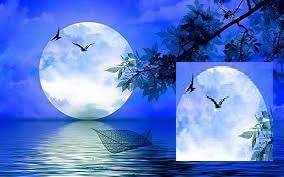
%> input picture AM16.jpg, 284 x 177 px
$ octave CropEdgeD.m   (GNU Octave 9; MATLAB toolbox functions it lacks are replaced by stand-ins)
%> lines starting %> are read from the running program, lines starting %| are printed output that depends on the picture; in (x1, y1, x2, y2) boxes, pixels count from 0 and x2, y2 are one past the last pixel; in counts of white or black regions, pixels touching at a corner belong together; the program's own positions count from 1
clc;    % Clear the command window.
close all;  % Close all figures (except those of imtool.)
clear;  % Erase all existing variables. Or clearvars if you want.
workspace;  % Make sure the workspace panel is showing.
format long g;
format compact;
% fontSize = 20;

% Check that user has the Image Processing Toolbox installed.
hasIPT = license('test', 'image_toolbox');
if ~hasIPT
	% User does not have the toolbox installed.
	message = sprintf('Sorry, but you do not seem to have the Image Processing Toolbox.\nDo you want to try to continue anyway?');
	reply = questdlg(message, 'Toolbox missing', 'Yes', 'No', 'Yes');
%> the answer given: Yes
	if strcmpi(reply, 'No')
		% User said No, so exit.
		return;
	end
end

%===============================================================================
% Read in a gray scale demo image.
folder = 'C:\Sonali Matlab\Matlab\MorphP';
baseFileName = 'AM16.jpg';
% Get the full filename, with path prepended.
fullFileName = fullfile(folder, baseFileName);
% Check if file exists.
if ~exist(fullFileName, 'file')
	% File doesn't exist -- didn't find it there.  Check the search path for it.
	fullFileNameOnSearchPath = baseFileName; % No path this time.
	if ~exist(fullFileNameOnSearchPath, 'file')
		% Still didn't find it.  Alert user.
		errorMessage = sprintf('Error: %s does not exist in the search path folders.', fullFileName);
		uiwait(warndlg(errorMessage));
		return;
	end
end
grayImage = imread(fullFileName);
%> grayImage is the input picture: size 177x284x3 uint8; mean R, G, B 92.3, 125.1, 205.9
% Get the dimensions of the image.
% numberOfColorBands should be = 1.
[rows, columns, numberOfColorBands] = size(grayImage);
%> rows = 177; columns = 284; numberOfColorBands = 3
if numberOfColorBands > 1
	% It's not really gray scale like we expected - it's color.
	% Convert it to gray scale by taking only the green channel.
	grayImage = grayImage(:, :, 2); % Take green channel.
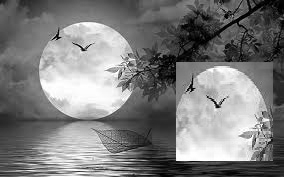
%> grayImage: size 177x284 uint8; min 0, max 255, mean 125.1
end
% Crop off wide white border
% grayImage = grayImage(31:630, 83:432);
% Update dimensions.
[rows, columns, numberOfColorBands] = size(grayImage);
%> numberOfColorBands = 1
% Display the original gray scale image.
subplot(3, 3, 1);
imshow(grayImage, []);
axis on;
title('Original Grayscale Image');
% Enlarge figure to full screen.
set(gcf, 'Units', 'Normalized', 'OuterPosition', [0 0 1 1]);
% Give a name to the title bar.
set(gcf, 'Name', 'Demo by ImageAnalyst', 'NumberTitle', 'Off')

% Let's compute and display the histogram.
[pixelCount, grayLevels] = imhist(grayImage);
%> pixelCount = 256 values, max 420 at index 94, min 44 at index 144, mean 196.4; grayLevels = 256 values from 0 to 255
subplot(3, 3, 2);
bar(grayLevels, pixelCount);
grid on;
title('Histogram of original image');
xlim([0 grayLevels(end)]); % Scale x axis manually.

% Let's get the vertical profile
sides = [grayImage(:, 1:70), grayImage(:, 300:end)];
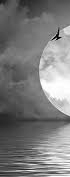
%> sides: size 177x70 uint8; min 0, max 255, mean 123.9
verticalProfile = mean(sides, 2);
%> verticalProfile = 177 values, max 175.2 at index 171, min 58.9 at index 121, mean 123.9
% Let's smooth it with a Saviztky-Golay filter (optional)
verticalProfile = sgolayfilt(verticalProfile, 2, 45);
%> verticalProfile = 177 values, max 161.7 at index 84, min 63.37 at index 1, mean 123.9
subplot(3, 3, 3);
plot(verticalProfile, 'b-', 'LineWidth', 2);
grid on;
title('Vertical Profile of Background');

% Make a background image that we can divide by.
backgroundImage = repmat(verticalProfile, [1, columns]);
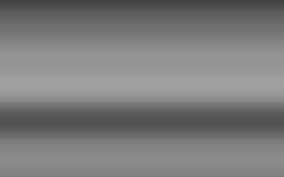
%> backgroundImage: size 177x284 double; min 63.37, max 161.7, mean 123.9
subplot(3, 3, 4);
imshow(backgroundImage, []);
axis on;
title('Background Image');

% divide the image by the profile
flattenedImage = uint8(255 * double(grayImage) ./ backgroundImage);
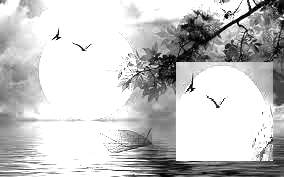
%> flattenedImage: size 177x284 uint8; min 0, max 255, mean 198.7
subplot(3, 3, 5);
imshow(flattenedImage, []);
axis on;
title('Background Corrected Image');

% Let's compute and display the histogram of the background corrected image.
[pixelCountBG, grayLevelsBG] = imhist(flattenedImage);
%> pixelCountBG = 256 values, max 23636 at index 256, min 0 at index 2, mean 196.4; grayLevelsBG = 256 values from 0 to 255
% Suppress last bin which is a huge spike at 255, just so we can see the shape.
pixelCountBG(end) = 0;
subplot(3, 3, 6);
bar(grayLevelsBG, pixelCountBG);
grid on;
title('Histogram of Background Corrected Image');
xlim([0 grayLevelsBG(end)]); % Scale x axis manually.

% Now let's threshold the image at 175.
binaryImage = flattenedImage < 125;
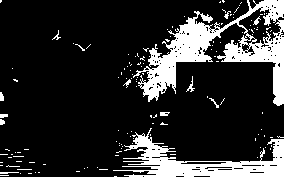
%> binaryImage: size 177x284 logical; 17.4% white; 141 white regions (128 under 20 px), largest, box (x1, y1, x2, y2) and area: (133, 0, 284, 106) 5052, (113, 128, 284, 177) 2992, (186, 76, 195, 92) 40
subplot(3, 3, 7);
imshow(binaryImage, []);
axis on;
title('Binary Image');

% For fun, mask the image
backgroundImage = grayImage;
backgroundImage(binaryImage) = 0;
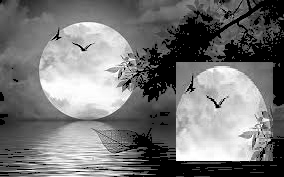
%> backgroundImage: size 177x284 uint8; 17.07% of pixels changed, all inside (x1, y1, x2, y2) = (0, 0, 284, 177)
subplot(3, 3, 8);
imshow(backgroundImage, []);
axis on;
title('Background Image');
mouseImage = grayImage;
mouseImage(~binaryImage) = 0;
subplot(3, 3, 9);
imshow(mouseImage, []);
axis on;
title(' Image');
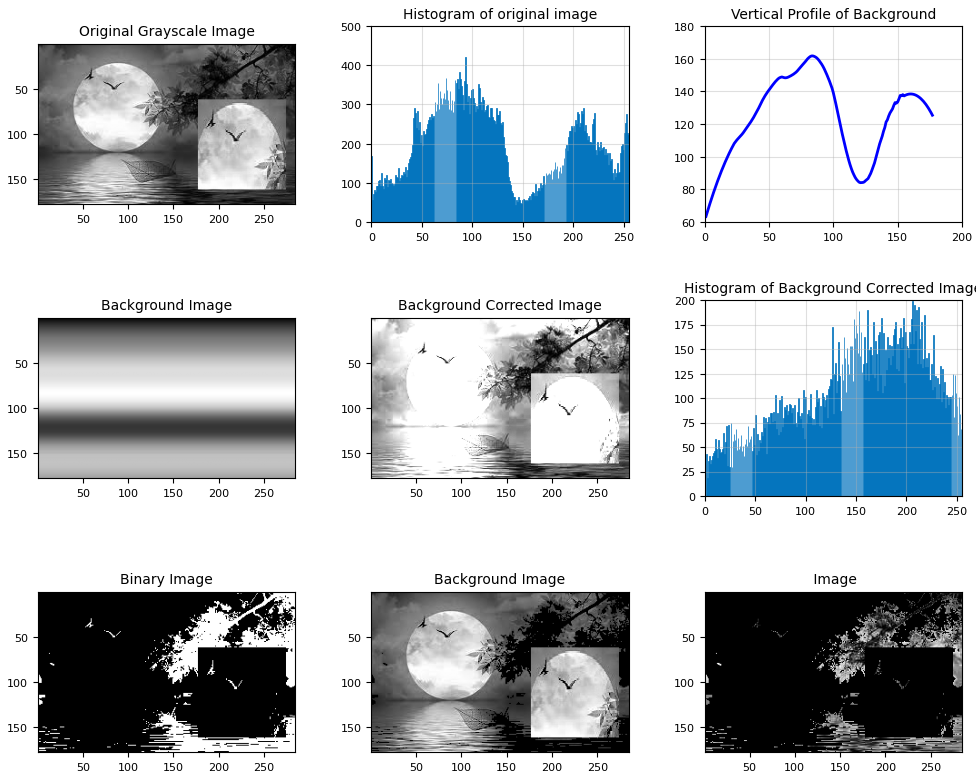
%> figure redrawn from the program's plot data, 9 panels
